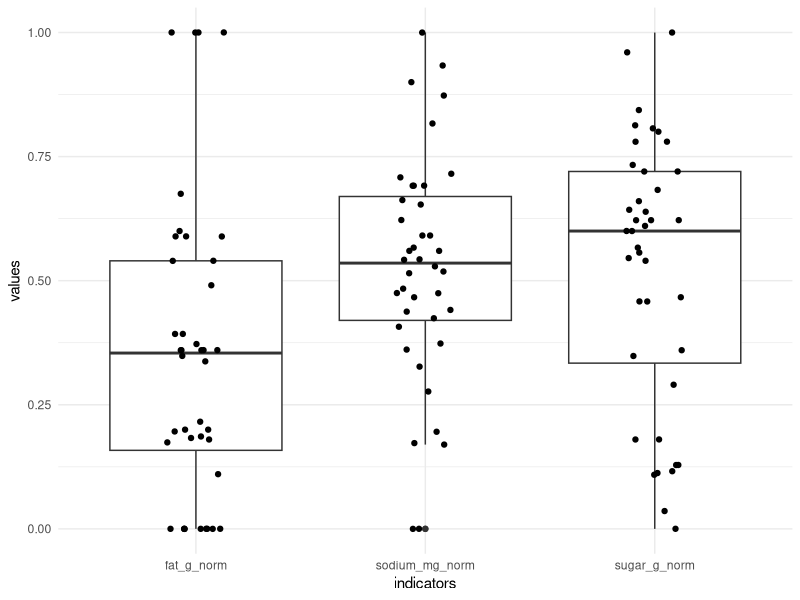
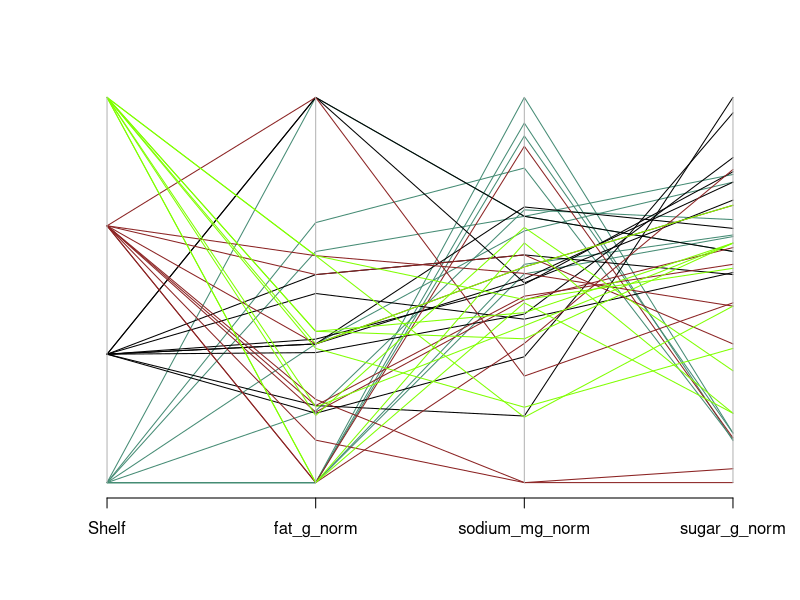
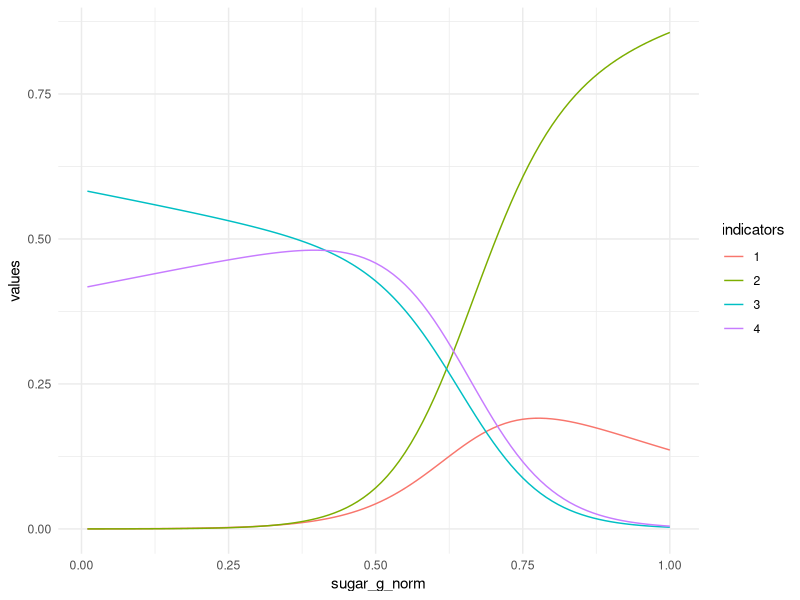

These charts were generated, in order, by the following R code:
## ---- chunk 1
library(tidyverse)
library(patchwork)
## ---- chunk 2
setwd("~/source_code/W271_Lab1")
cereal <- read_csv("./data/short-questions/cereal_dillons.csv")
## ---- chunk 3
col_trans_list <- c("fat_g", "sugar_g", "sodium_mg")


for (col in col_trans_list) {
  col_per <- cereal[col] / cereal["size_g"]
  cereal[paste(col, "_norm", sep = "")] <- (col_per - min(col_per)) / (max(col_per) - min(col_per))
}
## ---- chunk 4
cereal %>%
  pivot_longer(cols = 8:10, names_to = "indicators", values_to = "values") %>%
  ggplot(data = ., aes(x = indicators, y = values)) +
  geom_boxplot() +
  geom_jitter(width = 0.125) +
  theme_minimal()
## ---- chunk 5
MASS::parcoord(cereal[c("Shelf", "fat_g_norm", "sodium_mg_norm", "sugar_g_norm")], col = colors()[12 * cereal$Shelf])
## ---- chunk 6
library(nnet)
model_cereal_shelves_linear <- multinom(
  formula = Shelf ~ fat_g_norm +
    sugar_g_norm +
    sodium_mg_norm,
  data = cereal
)


model_cereal_shelves_quadratic <- multinom(
  formula = Shelf ~ fat_g_norm +
    sugar_g_norm +
    sodium_mg_norm +
    fat_g_norm:sugar_g_norm +
    fat_g_norm:sodium_mg_norm +
    sodium_mg:sugar_g_norm +
    sodium_mg:sugar_g_norm:fat_g_norm,
  data = cereal
)
## ---- chunk 7
library(car)
lrt_cereal_main_effects <- car::Anova(model_cereal_shelves_linear)
lrt_cereal_main_effects
## ---- chunk 8
lrt_cereal_quadratic_effects <- car::Anova(model_cereal_shelves_quadratic)
lrt_cereal_quadratic_effects
## ---- chunk 9
# Estimate new model that removes non-significant fat variable
model_cereal_shelves_trim <- multinom(formula = Shelf ~ sugar_g_norm + sodium_mg_norm, data = cereal)

# Create a datframe with Apple Jack data normalized to the same scale as the training data set
app_jack <- data.frame(size_g = 28, sugar_g = 12, fat_g = 0.5, sodium_mg = 130)
for (col in col_trans_list) {
  col_per <- app_jack[col] / app_jack["size_g"]
  ref_col <- cereal[col] / cereal["size_g"]
  app_jack[paste(col, "_norm", sep = "")] <- (col_per - min(ref_col)) / max(ref_col)
}

# Estimate placement of Apple Jack
aj_shelf_probs_trim <- predict(model_cereal_shelves_trim, newdata = app_jack, type = "probs")
shelf_trim <- aj_shelf_probs_trim[which.max(aj_shelf_probs_trim)]
shelf_trim

aj_shelf_probs <- predict(model_cereal_shelves_linear, newdata = app_jack, type = "probs")
shelf <- aj_shelf_probs[which.max(aj_shelf_probs)]
shelf
## ---- chunk 10
fat_mean <- mean(cereal$fat_g_norm)
na_mean <- mean(cereal$sodium_mg_norm)

df_to_plot <- data.frame(fat_g_norm = rep(fat_mean, times = 100), sodium_mg_norm = rep(na_mean, times = 100), sugar_g_norm = seq(1, 100) / 100)
df_to_plot <- cbind(df_to_plot, predict(model_cereal_shelves_linear, newdata = df_to_plot, type = "probs"))

shelf_vs_sugar_plot <- df_to_plot %>%
  pivot_longer(cols = c(4:7), names_to = "indicators", values_to = "values") %>%
  ggplot(data = ., aes(x = sugar_g_norm, y = values, colour = indicators)) +
  geom_line() +
  theme_minimal()

shelf_vs_sugar_plot
## ---- chunk 11
odds_ratios <- "fill this in"
## ---- chunk 12
drinks <- read_csv("../data/short-questions/DeHartSimplified.csv")
## ---- chunk 13
